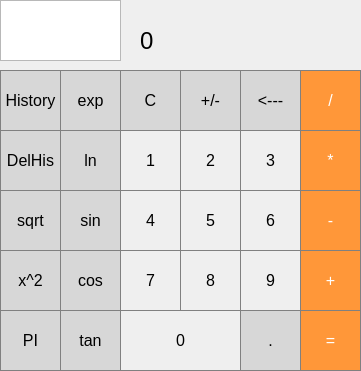
<?xml version="1.0" encoding="UTF-8"?>
<ui version="4.0">
 <class>MainWindow</class>
 <widget class="QMainWindow" name="MainWindow">
  <property name="geometry">
   <rect>
    <x>0</x>
    <y>0</y>
    <width>361</width>
    <height>371</height>
   </rect>
  </property>
  <property name="windowTitle">
   <string>MainWindow</string>
  </property>
  <widget class="QWidget" name="centralWidget">
   <widget class="QPushButton" name="pushButton_fullhistory">
    <property name="geometry">
     <rect>
      <x>0</x>
      <y>70</y>
      <width>61</width>
      <height>61</height>
     </rect>
    </property>
    <property name="font">
     <font>
      <pointsize>12</pointsize>
      <weight>50</weight>
      <bold>false</bold>
     </font>
    </property>
    <property name="styleSheet">
     <string notr="true">QPushButton {
	background-color: rgb(215, 215, 215);
	border: 1px solid gray;
}
QPushButton:pressed {
	background-color: qlineargradient(x1: 0, y1: 0, x2: 0,y2: 1,
								stop: 0 #BEBEBE, stop: 1 #D7D7D7);
}</string>
    </property>
    <property name="text">
     <string>History</string>
    </property>
   </widget>
   <widget class="QPushButton" name="pushButton_exp">
    <property name="geometry">
     <rect>
      <x>60</x>
      <y>70</y>
      <width>61</width>
      <height>61</height>
     </rect>
    </property>
    <property name="font">
     <font>
      <pointsize>12</pointsize>
     </font>
    </property>
    <property name="styleSheet">
     <string notr="true">QPushButton {
	background-color: rgb(215, 215, 215);
	border: 1px solid gray;
}
QPushButton:pressed {
	background-color: qlineargradient(x1: 0, y1: 0, x2: 0,y2: 1,
								stop: 0 #BEBEBE, stop: 1 #D7D7D7);
}</string>
    </property>
    <property name="text">
     <string>exp</string>
    </property>
   </widget>
   <widget class="QPushButton" name="pushButton_clear">
    <property name="geometry">
     <rect>
      <x>120</x>
      <y>70</y>
      <width>61</width>
      <height>61</height>
     </rect>
    </property>
    <property name="font">
     <font>
      <pointsize>12</pointsize>
     </font>
    </property>
    <property name="styleSheet">
     <string notr="true">QPushButton {
	background-color: rgb(215, 215, 215);
	border: 1px solid gray;
}
QPushButton:pressed {
	background-color: qlineargradient(x1: 0, y1: 0, x2: 0,y2: 1,
								stop: 0 #BEBEBE, stop: 1 #D7D7D7);
}</string>
    </property>
    <property name="text">
     <string>C</string>
    </property>
   </widget>
   <widget class="QPushButton" name="pushButton_sign">
    <property name="geometry">
     <rect>
      <x>180</x>
      <y>70</y>
      <width>61</width>
      <height>61</height>
     </rect>
    </property>
    <property name="font">
     <font>
      <pointsize>12</pointsize>
     </font>
    </property>
    <property name="styleSheet">
     <string notr="true">QPushButton {
	background-color: rgb(215, 215, 215);
	border: 1px solid gray;
}
QPushButton:pressed {
	background-color: qlineargradient(x1: 0, y1: 0, x2: 0,y2: 1,
								stop: 0 #BEBEBE, stop: 1 #D7D7D7);
}</string>
    </property>
    <property name="text">
     <string>+/-</string>
    </property>
   </widget>
   <widget class="QPushButton" name="pushButton_back">
    <property name="geometry">
     <rect>
      <x>240</x>
      <y>70</y>
      <width>61</width>
      <height>61</height>
     </rect>
    </property>
    <property name="font">
     <font>
      <pointsize>12</pointsize>
     </font>
    </property>
    <property name="styleSheet">
     <string notr="true">QPushButton {
	background-color: rgb(215, 215, 215);
	border: 1px solid gray;
}
QPushButton:pressed {
	background-color: qlineargradient(x1: 0, y1: 0, x2: 0,y2: 1,
								stop: 0 #BEBEBE, stop: 1 #D7D7D7);
}</string>
    </property>
    <property name="text">
     <string>&lt;---</string>
    </property>
   </widget>
   <widget class="QPushButton" name="pushButton_del_history">
    <property name="geometry">
     <rect>
      <x>0</x>
      <y>130</y>
      <width>61</width>
      <height>61</height>
     </rect>
    </property>
    <property name="font">
     <font>
      <pointsize>12</pointsize>
      <weight>50</weight>
      <bold>false</bold>
     </font>
    </property>
    <property name="styleSheet">
     <string notr="true">QPushButton {
	background-color: rgb(215, 215, 215);
	border: 1px solid gray;
}
QPushButton:pressed {
	background-color: qlineargradient(x1: 0, y1: 0, x2: 0,y2: 1,
								stop: 0 #BEBEBE, stop: 1 #D7D7D7);
}</string>
    </property>
    <property name="text">
     <string>DelHis</string>
    </property>
   </widget>
   <widget class="QPushButton" name="pushButton_ln">
    <property name="geometry">
     <rect>
      <x>60</x>
      <y>130</y>
      <width>61</width>
      <height>61</height>
     </rect>
    </property>
    <property name="font">
     <font>
      <pointsize>12</pointsize>
     </font>
    </property>
    <property name="styleSheet">
     <string notr="true">QPushButton {
	background-color: rgb(215, 215, 215);
	border: 1px solid gray;
}
QPushButton:pressed {
	background-color: qlineargradient(x1: 0, y1: 0, x2: 0,y2: 1,
								stop: 0 #BEBEBE, stop: 1 #D7D7D7);
}</string>
    </property>
    <property name="text">
     <string>ln</string>
    </property>
   </widget>
   <widget class="QPushButton" name="pushButton_1">
    <property name="geometry">
     <rect>
      <x>120</x>
      <y>130</y>
      <width>61</width>
      <height>61</height>
     </rect>
    </property>
    <property name="font">
     <font>
      <pointsize>12</pointsize>
     </font>
    </property>
    <property name="styleSheet">
     <string notr="true">QPushButton {
	border: 1px solid gray;
}
QPushButton:pressed {
	background-color: qlineargradient(x1: 0, y1: 0, x2: 0,y2: 1,
								stop: 0 #dadbde, stop: 1 #f6f7fa);
}</string>
    </property>
    <property name="text">
     <string>1</string>
    </property>
   </widget>
   <widget class="QPushButton" name="pushButton_2">
    <property name="geometry">
     <rect>
      <x>180</x>
      <y>130</y>
      <width>61</width>
      <height>61</height>
     </rect>
    </property>
    <property name="font">
     <font>
      <pointsize>12</pointsize>
     </font>
    </property>
    <property name="styleSheet">
     <string notr="true">QPushButton {
	border: 1px solid gray;
}
QPushButton:pressed {
	background-color: qlineargradient(x1: 0, y1: 0, x2: 0,y2: 1,
								stop: 0 #dadbde, stop: 1 #f6f7fa);
}</string>
    </property>
    <property name="text">
     <string>2</string>
    </property>
   </widget>
   <widget class="QPushButton" name="pushButton_3">
    <property name="geometry">
     <rect>
      <x>240</x>
      <y>130</y>
      <width>61</width>
      <height>61</height>
     </rect>
    </property>
    <property name="font">
     <font>
      <pointsize>12</pointsize>
     </font>
    </property>
    <property name="styleSheet">
     <string notr="true">QPushButton {
	border: 1px solid gray;
}
QPushButton:pressed {
	background-color: qlineargradient(x1: 0, y1: 0, x2: 0,y2: 1,
								stop: 0 #dadbde, stop: 1 #f6f7fa);
}</string>
    </property>
    <property name="text">
     <string>3</string>
    </property>
   </widget>
   <widget class="QPushButton" name="pushButton_sqrt">
    <property name="geometry">
     <rect>
      <x>0</x>
      <y>190</y>
      <width>61</width>
      <height>61</height>
     </rect>
    </property>
    <property name="font">
     <font>
      <pointsize>12</pointsize>
     </font>
    </property>
    <property name="styleSheet">
     <string notr="true">QPushButton {
	background-color: rgb(215, 215, 215);
	border: 1px solid gray;
}
QPushButton:pressed {
	background-color: qlineargradient(x1: 0, y1: 0, x2: 0,y2: 1,
								stop: 0 #BEBEBE, stop: 1 #D7D7D7);
}</string>
    </property>
    <property name="text">
     <string>sqrt</string>
    </property>
   </widget>
   <widget class="QPushButton" name="pushButton_sin">
    <property name="geometry">
     <rect>
      <x>60</x>
      <y>190</y>
      <width>61</width>
      <height>61</height>
     </rect>
    </property>
    <property name="font">
     <font>
      <pointsize>12</pointsize>
     </font>
    </property>
    <property name="styleSheet">
     <string notr="true">QPushButton {
	background-color: rgb(215, 215, 215);
	border: 1px solid gray;
}
QPushButton:pressed {
	background-color: qlineargradient(x1: 0, y1: 0, x2: 0,y2: 1,
								stop: 0 #BEBEBE, stop: 1 #D7D7D7);
}</string>
    </property>
    <property name="text">
     <string>sin</string>
    </property>
   </widget>
   <widget class="QPushButton" name="pushButton_4">
    <property name="geometry">
     <rect>
      <x>120</x>
      <y>190</y>
      <width>61</width>
      <height>61</height>
     </rect>
    </property>
    <property name="font">
     <font>
      <pointsize>12</pointsize>
     </font>
    </property>
    <property name="styleSheet">
     <string notr="true">QPushButton {
	border: 1px solid gray;
}
QPushButton:pressed {
	background-color: qlineargradient(x1: 0, y1: 0, x2: 0,y2: 1,
								stop: 0 #dadbde, stop: 1 #f6f7fa);
}</string>
    </property>
    <property name="text">
     <string>4</string>
    </property>
   </widget>
   <widget class="QPushButton" name="pushButton_5">
    <property name="geometry">
     <rect>
      <x>180</x>
      <y>190</y>
      <width>61</width>
      <height>61</height>
     </rect>
    </property>
    <property name="font">
     <font>
      <pointsize>12</pointsize>
     </font>
    </property>
    <property name="styleSheet">
     <string notr="true">QPushButton {
	border: 1px solid gray;
}
QPushButton:pressed {
	background-color: qlineargradient(x1: 0, y1: 0, x2: 0,y2: 1,
								stop: 0 #dadbde, stop: 1 #f6f7fa);
}</string>
    </property>
    <property name="text">
     <string>5</string>
    </property>
   </widget>
   <widget class="QPushButton" name="pushButton_6">
    <property name="geometry">
     <rect>
      <x>240</x>
      <y>190</y>
      <width>61</width>
      <height>61</height>
     </rect>
    </property>
    <property name="font">
     <font>
      <pointsize>12</pointsize>
     </font>
    </property>
    <property name="styleSheet">
     <string notr="true">QPushButton {
	border: 1px solid gray;
}
QPushButton:pressed {
	background-color: qlineargradient(x1: 0, y1: 0, x2: 0,y2: 1,
								stop: 0 #dadbde, stop: 1 #f6f7fa);
}</string>
    </property>
    <property name="text">
     <string>6</string>
    </property>
   </widget>
   <widget class="QPushButton" name="pushButton_x2">
    <property name="geometry">
     <rect>
      <x>0</x>
      <y>250</y>
      <width>61</width>
      <height>61</height>
     </rect>
    </property>
    <property name="font">
     <font>
      <pointsize>12</pointsize>
     </font>
    </property>
    <property name="styleSheet">
     <string notr="true">QPushButton {
	background-color: rgb(215, 215, 215);
	border: 1px solid gray;
}
QPushButton:pressed {
	background-color: qlineargradient(x1: 0, y1: 0, x2: 0,y2: 1,
								stop: 0 #BEBEBE, stop: 1 #D7D7D7);
}</string>
    </property>
    <property name="text">
     <string>x^2</string>
    </property>
   </widget>
   <widget class="QPushButton" name="pushButton_cos">
    <property name="geometry">
     <rect>
      <x>60</x>
      <y>250</y>
      <width>61</width>
      <height>61</height>
     </rect>
    </property>
    <property name="font">
     <font>
      <pointsize>12</pointsize>
     </font>
    </property>
    <property name="styleSheet">
     <string notr="true">QPushButton {
	background-color: rgb(215, 215, 215);
	border: 1px solid gray;
}
QPushButton:pressed {
	background-color: qlineargradient(x1: 0, y1: 0, x2: 0,y2: 1,
								stop: 0 #BEBEBE, stop: 1 #D7D7D7);
}</string>
    </property>
    <property name="text">
     <string>cos</string>
    </property>
   </widget>
   <widget class="QPushButton" name="pushButton_7">
    <property name="geometry">
     <rect>
      <x>120</x>
      <y>250</y>
      <width>61</width>
      <height>61</height>
     </rect>
    </property>
    <property name="font">
     <font>
      <pointsize>12</pointsize>
     </font>
    </property>
    <property name="styleSheet">
     <string notr="true">QPushButton {
	border: 1px solid gray;
}
QPushButton:pressed {
	background-color: qlineargradient(x1: 0, y1: 0, x2: 0,y2: 1,
								stop: 0 #dadbde, stop: 1 #f6f7fa);
}</string>
    </property>
    <property name="text">
     <string>7</string>
    </property>
   </widget>
   <widget class="QPushButton" name="pushButton_8">
    <property name="geometry">
     <rect>
      <x>180</x>
      <y>250</y>
      <width>61</width>
      <height>61</height>
     </rect>
    </property>
    <property name="font">
     <font>
      <pointsize>12</pointsize>
     </font>
    </property>
    <property name="styleSheet">
     <string notr="true">QPushButton {
	border: 1px solid gray;
}
QPushButton:pressed {
	background-color: qlineargradient(x1: 0, y1: 0, x2: 0,y2: 1,
								stop: 0 #dadbde, stop: 1 #f6f7fa);
}</string>
    </property>
    <property name="text">
     <string>8</string>
    </property>
   </widget>
   <widget class="QPushButton" name="pushButton_9">
    <property name="geometry">
     <rect>
      <x>240</x>
      <y>250</y>
      <width>61</width>
      <height>61</height>
     </rect>
    </property>
    <property name="font">
     <font>
      <pointsize>12</pointsize>
     </font>
    </property>
    <property name="styleSheet">
     <string notr="true">QPushButton {
	border: 1px solid gray;
}
QPushButton:pressed {
	background-color: qlineargradient(x1: 0, y1: 0, x2: 0,y2: 1,
								stop: 0 #dadbde, stop: 1 #f6f7fa);
}</string>
    </property>
    <property name="text">
     <string>9</string>
    </property>
   </widget>
   <widget class="QPushButton" name="pushButton_pi">
    <property name="geometry">
     <rect>
      <x>0</x>
      <y>310</y>
      <width>61</width>
      <height>61</height>
     </rect>
    </property>
    <property name="font">
     <font>
      <pointsize>12</pointsize>
     </font>
    </property>
    <property name="styleSheet">
     <string notr="true">QPushButton {
	background-color: rgb(215, 215, 215);
	border: 1px solid gray;
}
QPushButton:pressed {
	background-color: qlineargradient(x1: 0, y1: 0, x2: 0,y2: 1,
								stop: 0 #BEBEBE, stop: 1 #D7D7D7);
}</string>
    </property>
    <property name="text">
     <string>PI</string>
    </property>
   </widget>
   <widget class="QPushButton" name="pushButton_tg">
    <property name="geometry">
     <rect>
      <x>60</x>
      <y>310</y>
      <width>61</width>
      <height>61</height>
     </rect>
    </property>
    <property name="font">
     <font>
      <pointsize>12</pointsize>
     </font>
    </property>
    <property name="styleSheet">
     <string notr="true">QPushButton {
	background-color: rgb(215, 215, 215);
	border: 1px solid gray;
}
QPushButton:pressed {
	background-color: qlineargradient(x1: 0, y1: 0, x2: 0,y2: 1,
								stop: 0 #BEBEBE, stop: 1 #D7D7D7);
}</string>
    </property>
    <property name="text">
     <string>tan</string>
    </property>
   </widget>
   <widget class="QPushButton" name="pushButton_0">
    <property name="geometry">
     <rect>
      <x>120</x>
      <y>310</y>
      <width>121</width>
      <height>61</height>
     </rect>
    </property>
    <property name="font">
     <font>
      <pointsize>12</pointsize>
     </font>
    </property>
    <property name="styleSheet">
     <string notr="true">QPushButton {
	border: 1px solid gray;
}
QPushButton:pressed {
	background-color: qlineargradient(x1: 0, y1: 0, x2: 0,y2: 1,
								stop: 0 #dadbde, stop: 1 #f6f7fa);
}</string>
    </property>
    <property name="text">
     <string>0</string>
    </property>
   </widget>
   <widget class="QPushButton" name="pushButton_point">
    <property name="geometry">
     <rect>
      <x>240</x>
      <y>310</y>
      <width>61</width>
      <height>61</height>
     </rect>
    </property>
    <property name="font">
     <font>
      <pointsize>12</pointsize>
     </font>
    </property>
    <property name="styleSheet">
     <string notr="true">QPushButton {
	background-color: rgb(215, 215, 215);
	border: 1px solid gray;
}
QPushButton:pressed {
	background-color: qlineargradient(x1: 0, y1: 0, x2: 0,y2: 1,
								stop: 0 #BEBEBE, stop: 1 #D7D7D7);
}</string>
    </property>
    <property name="text">
     <string>.</string>
    </property>
   </widget>
   <widget class="QPushButton" name="pushButton_div">
    <property name="geometry">
     <rect>
      <x>300</x>
      <y>70</y>
      <width>61</width>
      <height>61</height>
     </rect>
    </property>
    <property name="font">
     <font>
      <pointsize>12</pointsize>
     </font>
    </property>
    <property name="styleSheet">
     <string notr="true">QPushButton {
	background-color: rgb(255, 151, 57);
	color: white;
	border: 1px solid gray;
}
QPushButton:pressed {
	background-color: qlineargradient(x1: 0, y1: 0, x2: 0,y2: 1,
								stop: 0 #FF7832, stop: 1 #FF9739);
}</string>
    </property>
    <property name="text">
     <string>/</string>
    </property>
   </widget>
   <widget class="QPushButton" name="pushButton_multi">
    <property name="geometry">
     <rect>
      <x>300</x>
      <y>130</y>
      <width>61</width>
      <height>61</height>
     </rect>
    </property>
    <property name="font">
     <font>
      <pointsize>12</pointsize>
     </font>
    </property>
    <property name="styleSheet">
     <string notr="true">QPushButton {
	background-color: rgb(255, 151, 57);
	color: white;
	border: 1px solid gray;
}
QPushButton:pressed {
	background-color: qlineargradient(x1: 0, y1: 0, x2: 0,y2: 1,
								stop: 0 #FF7832, stop: 1 #FF9739);
}</string>
    </property>
    <property name="text">
     <string>*</string>
    </property>
   </widget>
   <widget class="QPushButton" name="pushButton_minus">
    <property name="geometry">
     <rect>
      <x>300</x>
      <y>190</y>
      <width>61</width>
      <height>61</height>
     </rect>
    </property>
    <property name="font">
     <font>
      <pointsize>12</pointsize>
     </font>
    </property>
    <property name="styleSheet">
     <string notr="true">QPushButton {
	background-color: rgb(255, 151, 57);
	color: white;
	border: 1px solid gray;
}
QPushButton:pressed {
	background-color: qlineargradient(x1: 0, y1: 0, x2: 0,y2: 1,
								stop: 0 #FF7832, stop: 1 #FF9739);
}</string>
    </property>
    <property name="text">
     <string>-</string>
    </property>
   </widget>
   <widget class="QPushButton" name="pushButton_plus">
    <property name="geometry">
     <rect>
      <x>300</x>
      <y>250</y>
      <width>61</width>
      <height>61</height>
     </rect>
    </property>
    <property name="font">
     <font>
      <pointsize>12</pointsize>
     </font>
    </property>
    <property name="styleSheet">
     <string notr="true">QPushButton {
	background-color: rgb(255, 151, 57);
	color: white;
	border: 1px solid gray;
}
QPushButton:pressed {
	background-color: qlineargradient(x1: 0, y1: 0, x2: 0,y2: 1,
								stop: 0 #FF7832, stop: 1 #FF9739);
}</string>
    </property>
    <property name="text">
     <string>+</string>
    </property>
   </widget>
   <widget class="QPushButton" name="pushButton_equally">
    <property name="geometry">
     <rect>
      <x>300</x>
      <y>310</y>
      <width>61</width>
      <height>61</height>
     </rect>
    </property>
    <property name="font">
     <font>
      <pointsize>12</pointsize>
     </font>
    </property>
    <property name="styleSheet">
     <string notr="true">QPushButton {
	background-color: rgb(255, 151, 57);
	color: white;
	border: 1px solid gray;
}
QPushButton:pressed {
	background-color: qlineargradient(x1: 0, y1: 0, x2: 0,y2: 1,
								stop: 0 #FF7832, stop: 1 #FF9739);
}</string>
    </property>
    <property name="text">
     <string>=</string>
    </property>
   </widget>
   <widget class="QLabel" name="label_result">
    <property name="geometry">
     <rect>
      <x>140</x>
      <y>20</y>
      <width>211</width>
      <height>41</height>
     </rect>
    </property>
    <property name="font">
     <font>
      <pointsize>18</pointsize>
     </font>
    </property>
    <property name="styleSheet">
     <string notr="true">QLabel{
	qproperty-alignment: 'AlignVCenter | AlignRight';
	border-bottom: 1px solid gray;
}

backrground-color : white;</string>
    </property>
    <property name="text">
     <string>0</string>
    </property>
   </widget>
   <widget class="QLabel" name="label_history">
    <property name="geometry">
     <rect>
      <x>0</x>
      <y>20</y>
      <width>131</width>
      <height>41</height>
     </rect>
    </property>
    <property name="font">
     <font>
      <pointsize>12</pointsize>
     </font>
    </property>
    <property name="styleSheet">
     <string notr="true">QLabel{
	qproperty-alignment: 'AlignVCenter | AlignRight';
	border-bottom: 1px solid gray;
}

backrground-color : white;</string>
    </property>
    <property name="text">
     <string/>
    </property>
   </widget>
   <widget class="QPlainTextEdit" name="plainTextEdit">
    <property name="geometry">
     <rect>
      <x>0</x>
      <y>0</y>
      <width>121</width>
      <height>61</height>
     </rect>
    </property>
   </widget>
  </widget>
 </widget>
 <layoutdefault spacing="6" margin="11"/>
 <resources/>
 <connections/>
</ui>
